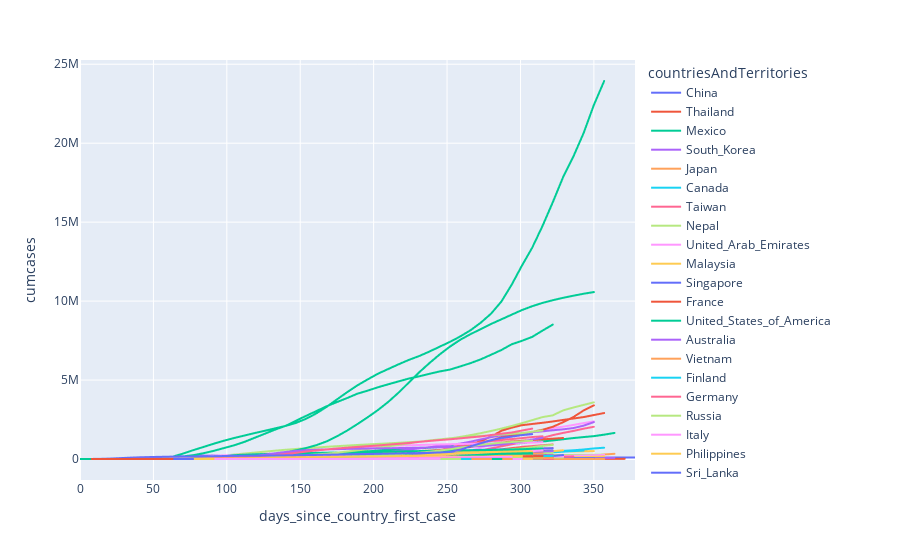

Notebook code for this chart:
### Code cell
px.line(casedata,x='days_since_country_first_case',y='cumcases',line_group='countriesAndTerritories',color = 'countriesAndTerritories')
